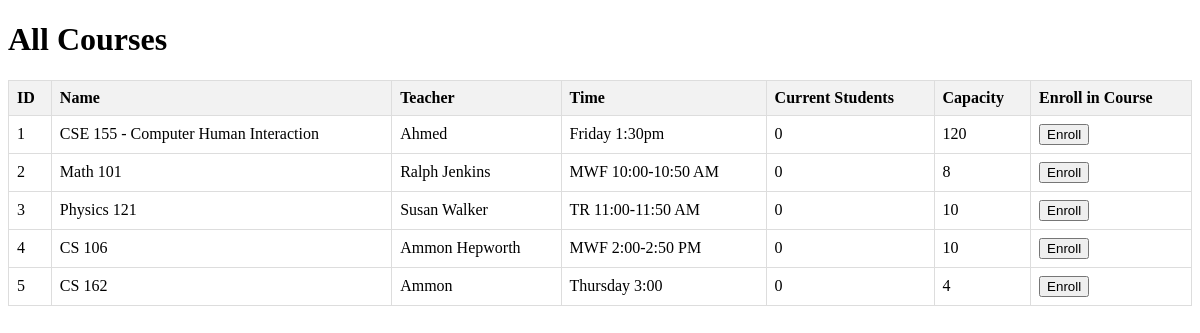
The app's page /all-courses (signed in), older data.
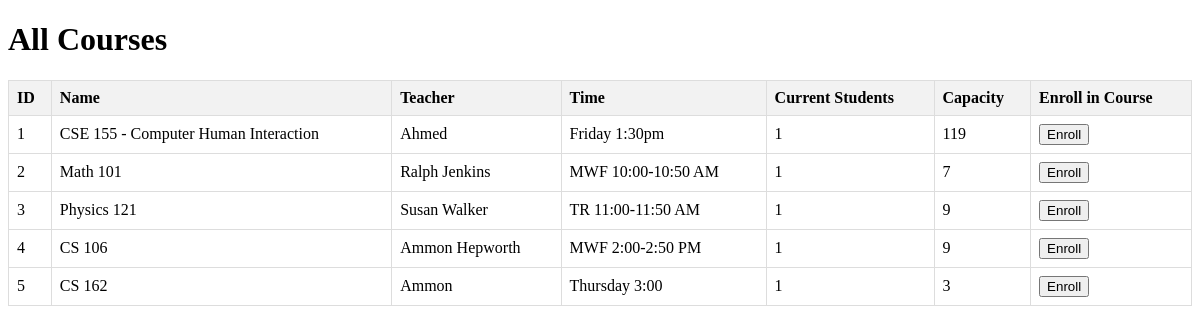
The same page, newer data.
### login_example.py (models this page shows)
class Course(db.Model):
    id = db.Column(db.Integer, primary_key=True)
    name = db.Column(db.String(100), nullable=False)
    teacher = db.Column(db.String(100), nullable=False)
    time = db.Column(db.String(100), nullable=False)
    current_students = db.Column(db.Integer, default=0)
    capacity = db.Column(db.Integer, nullable=False)
    users = db.relationship("User", secondary="user_course" ,backref="Course")

### login_example.py (the view)
@app.route('/all-courses')
@login_required
def all_courses():
    courses = Course.query.all()
    return render_template('all_courses.html', courses=courses)

### login_example.py (called while the page is built)
@login_manager.user_loader
def load_user(user_id):
    return User.query.get(int(user_id))

### templates/all_courses.html (shortened to what this page needs)
<!DOCTYPE html>
<html lang="en">
<head>
</head>
<body>
    <h1>All Courses</h1>
    <table>
        <thead>
            <tr>
                <th>ID</th>
                <th>Name</th>
                <th>Teacher</th>
                <th>Time</th>
                <th>Current Students</th>
                <th>Capacity</th>
                <th>Enroll in Course</th>
            </tr>
        </thead>
        <tbody>
            {% for course in courses %}
            <tr>
                <td>{{ course.id }}</td>
                <td>{{ course.name }}</td>
                <td>{{ course.teacher }}</td>
                <td>{{ course.time }}</td>
                <td>{{ course.current_students }}</td>
                <td>{{ course.capacity }}</td>
                <td>
                    <form action="/enroll_course" method="POST">
                    <button type="submit">Enroll</button>
                    </form>
                </td>
            </tr>
            {% endfor %}
        </tbody>
    </table>
</body>
</html>

### templates/all_courses.html (style rules this page uses)
table { width: 100%; border-collapse: collapse; }
th, td { border: 1px solid #dddddd; text-align: left; padding: 8px; }
th { background-color: #f2f2f2; }

Row changes from the older to the newer data that the page shows:
changed Course "CSE 155 - Computer Human Interaction": current_students "0" → "1"; capacity "120" → "119"
changed Course "Math 101": current_students "0" → "1"; capacity "8" → "7"
changed Course "Physics 121": current_students "0" → "1"; capacity "10" → "9"
changed Course "CS 106": current_students "0" → "1"; capacity "10" → "9"
changed Course "CS 162": current_students "0" → "1"; capacity "4" → "3"
